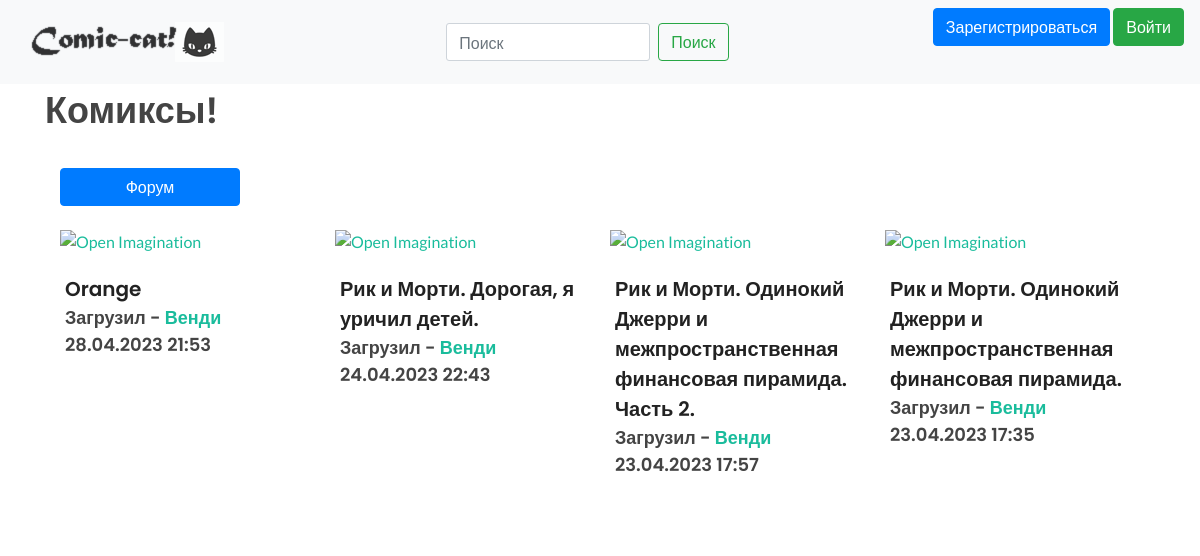
Before: / with the older database file.
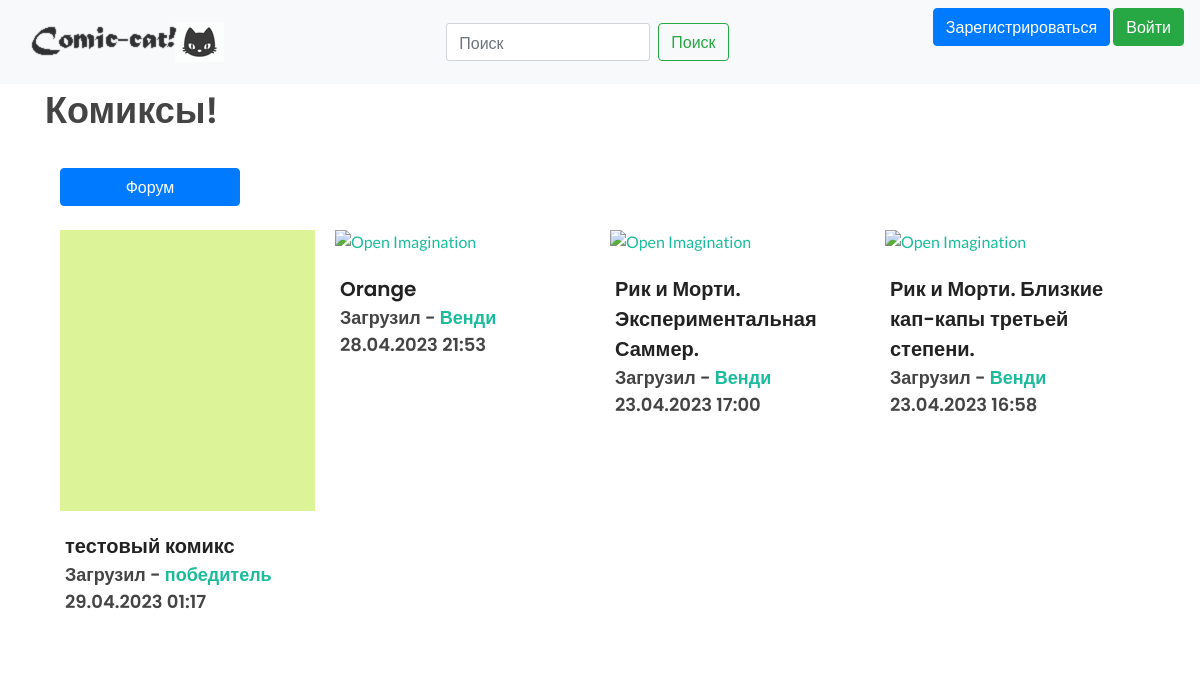
After: the same page with the newer database file.
### data/comics.py (models this page shows)
class Comics(SqlAlchemyBase, SerializerMixin):
    __tablename__ = 'comics'
    id = sqlalchemy.Column(sqlalchemy.Integer,
                           primary_key=True, autoincrement=True)
    name = sqlalchemy.Column(sqlalchemy.String, nullable=True)
    namefind = sqlalchemy.Column(sqlalchemy.String, nullable=True)
    about = sqlalchemy.Column(sqlalchemy.String, nullable=True)
    cover = sqlalchemy.Column(sqlalchemy.String, nullable=True)
    created_date = sqlalchemy.Column(sqlalchemy.DateTime,
                                     default=datetime.datetime.now)
    user_id = sqlalchemy.Column(sqlalchemy.Integer,
                                sqlalchemy.ForeignKey("users.id"))
    genres_id = sqlalchemy.Column(sqlalchemy.Integer,
                                sqlalchemy.ForeignKey("genres.id"))
    user = orm.relationship('User')
    genres = orm.relationship('Genres')

### data/users.py (models this page shows, shortened)
class User(SqlAlchemyBase, UserMixin, SerializerMixin):
    __tablename__ = 'users'
    id = sqlalchemy.Column(sqlalchemy.Integer,
                           primary_key=True, autoincrement=True)
    name = sqlalchemy.Column(sqlalchemy.String, nullable=True)
    about = sqlalchemy.Column(sqlalchemy.String, nullable=True)
    email = sqlalchemy.Column(sqlalchemy.String,
                              index=True, unique=True, nullable=True)
    hashed_password = sqlalchemy.Column(sqlalchemy.String, nullable=True)
    created_date = sqlalchemy.Column(sqlalchemy.DateTime,
                                     default=datetime.datetime.now)
    comics = orm.relationship("Comics", back_populates='user')
    discussions = orm.relationship("Discussions", back_populates='user')
    posts = orm.relationship("Posts", back_populates='user')
    reviews = orm.relationship("Reviews", back_populates='user')

### main.py (the view)
@app.route("/")
def index():
    db_sess = db_session.create_session()
    comics = reversed(list(db_sess.query(Comics)))
    return render_template("main_page.html", comics=comics)

### data/db_session.py (called while the page is built)
def create_session() -> Session:
    global __factory
    return __factory()

### templates/main_page.html (shortened to what this page needs)
{% extends "base.html" %}
{% block content %}
<h1>Комиксы!</h1>
<div class="col-12">
	<a class="btn btn-primary col-2" href="/discussions">Форум</a>
</div><br>
<div class="container" style = "dispaly: none;">
	<div id="oc-portfolio" class="owl-carousel portfolio-carousel carousel-widget owl-loaded owl-drag" data-pagi="false" data-items-xs="1" data-items-sm="2" data-items-md="3" data-items-lg="4">
		<div id = "maincarusel" class="owl-stage-outer" >
			<div class="owl-stage" style="transform: translate3d(0px, 0px, 0px); transition: all 0s ease 0s; width: 1900px;">
				{% for item in comics%}
				<div class="owl-item active" style="width: 217.5px; margin-right: 20px;">
					<div class="portfolio-item">
						<div class="portfolio-image">
							<a href="portfolio-single.html">
							</a>
							<div class="bg-overlay">
							</div>
						</div>
						<div class="portfolio-desc">
							<h3><a href="/comics/{{ item.id }}">{{item.name}}</a></h3>
							<h4>Загрузил - <a href="/users/{{ item.user.id }}"> {{item.user.name}}</a><br>{{item.created_date.strftime('%d.%m.%Y %H:%M')}}</h4>
						</div>
					</div>
				</div>
			{% endfor %}
			</div>
		</div>
	</div>
</div>
{% endblock %}

Changed rows visible on the page:
removed Comics: name "Рик и Морти. Дорогая, я уричил детей.", user.name "Венди", created_date "24.04.2023 22:43"
removed Comics: name "Рик и Морти. Одинокий Джерри и межпространственная финансовая пирамида. Часть 2.", user.name "Венди", created_date "23.04.2023 17:57"
removed Comics: name "Рик и Морти. Одинокий Джерри и межпространственная финансовая пирамида.", user.name "Венди", created_date "23.04.2023 17:35"
added Comics: name "тестовый комикс", user.name "победитель", created_date "29.04.2023 01:17"
now on this page (row unchanged): Comics: name "Рик и Морти. Экспериментальная Саммер.", user.name "Венди", created_date "23.04.2023 17:00"
now on this page (row unchanged): Comics: name "Рик и Морти. Близкие кап-капы третьей степени.", user.name "Венди", created_date "23.04.2023 16:58"
